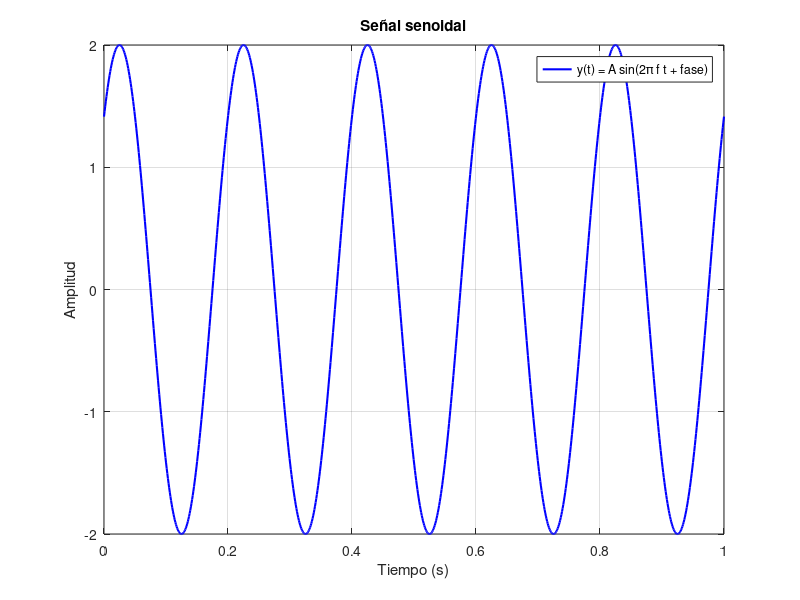

The MATLAB source for this figure:
% EJEMPLO_SENO
% Programa básico de MATLAB: genera y grafica una señal senoidal.

clear;
clc;
close all;

% Parámetros de la señal
amplitud = 2;
frecuencia = 5; % Hz
fase = pi / 4;  % radianes
duracion = 1;   % segundos

% Vector de tiempo con 1000 muestras
tiempo = linspace(0, duracion, 1000);

% Ecuación de la señal: y(t) = A * sin(2*pi*f*t + fase)
senal = amplitud * sin(2 * pi * frecuencia * tiempo + fase);

% Mostrar información básica en la ventana de comandos
fprintf('Amplitud: %.2f\n', amplitud);
fprintf('Frecuencia: %.2f Hz\n', frecuencia);
fprintf('Valor máximo calculado: %.2f\n', max(senal));
fprintf('Valor mínimo calculado: %.2f\n', min(senal));

% Crear la gráfica
figure('Name', 'Ejemplo de señal senoidal');
plot(tiempo, senal, 'b', 'LineWidth', 1.5);
grid on;

title('Señal senoidal');
xlabel('Tiempo (s)');
ylabel('Amplitud');
legend('y(t) = A sin(2\pi f t + fase)', 'Location', 'best');
